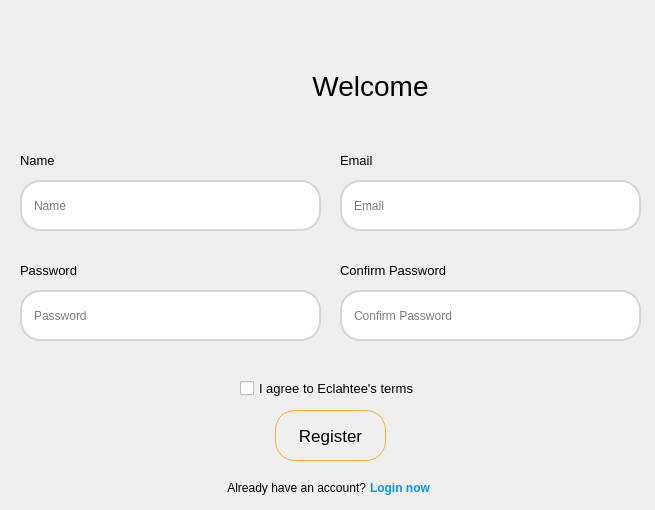
<?xml version="1.0" encoding="UTF-8"?>
<ui version="4.0">
 <class>MainWindow</class>
 <widget class="QMainWindow" name="MainWindow">
  <property name="geometry">
   <rect>
    <x>0</x>
    <y>0</y>
    <width>655</width>
    <height>510</height>
   </rect>
  </property>
  <property name="minimumSize">
   <size>
    <width>655</width>
    <height>510</height>
   </size>
  </property>
  <property name="maximumSize">
   <size>
    <width>655</width>
    <height>510</height>
   </size>
  </property>
  <property name="windowTitle">
   <string>MainWindow</string>
  </property>
  <property name="styleSheet">
   <string notr="true"/>
  </property>
  <widget class="QWidget" name="centralwidget">
   <widget class="QLineEdit" name="lineEdit">
    <property name="geometry">
     <rect>
      <x>20</x>
      <y>180</y>
      <width>301</width>
      <height>51</height>
     </rect>
    </property>
    <property name="styleSheet">
     <string notr="true">QLineEdit{
	padding: 10px;
	border: 2px solid rgb(214, 214, 214);
	border-radius: 20px;
}

QLineEdit:hover{
	padding: 10px;
	border: 2px solid gray;
	border-radius: 20px;
}

QLineEdit:focus{
	padding: 10px;
	border: 2px solid gray;
	border-radius: 20px;
}</string>
    </property>
    <property name="inputMask">
     <string/>
    </property>
    <property name="text">
     <string/>
    </property>
    <property name="placeholderText">
     <string>Name</string>
    </property>
   </widget>
   <widget class="QLineEdit" name="lineEdit_2">
    <property name="geometry">
     <rect>
      <x>20</x>
      <y>290</y>
      <width>301</width>
      <height>51</height>
     </rect>
    </property>
    <property name="styleSheet">
     <string notr="true">QLineEdit{
	padding: 10px;
	border: 2px solid rgb(214, 214, 214);
	border-radius: 20px;
}

QLineEdit:hover{
	padding: 10px;
	border: 2px solid gray;
	border-radius: 20px;
}

QLineEdit:focus{
	padding: 10px;
	border: 2px solid gray;
	border-radius: 20px;
}</string>
    </property>
    <property name="inputMask">
     <string/>
    </property>
    <property name="text">
     <string/>
    </property>
    <property name="echoMode">
     <enum>QLineEdit::Password</enum>
    </property>
    <property name="placeholderText">
     <string>Password</string>
    </property>
   </widget>
   <widget class="QLabel" name="label">
    <property name="geometry">
     <rect>
      <x>20</x>
      <y>150</y>
      <width>41</width>
      <height>21</height>
     </rect>
    </property>
    <property name="font">
     <font>
      <pointsize>10</pointsize>
      <bold>false</bold>
      <kerning>false</kerning>
     </font>
    </property>
    <property name="text">
     <string>Name</string>
    </property>
   </widget>
   <widget class="QLabel" name="label_2">
    <property name="geometry">
     <rect>
      <x>20</x>
      <y>260</y>
      <width>61</width>
      <height>21</height>
     </rect>
    </property>
    <property name="font">
     <font>
      <pointsize>10</pointsize>
      <bold>false</bold>
      <kerning>false</kerning>
     </font>
    </property>
    <property name="text">
     <string>Password</string>
    </property>
   </widget>
   <widget class="QLabel" name="label_5">
    <property name="geometry">
     <rect>
      <x>290</x>
      <y>60</y>
      <width>161</width>
      <height>51</height>
     </rect>
    </property>
    <property name="font">
     <font>
      <pointsize>21</pointsize>
     </font>
    </property>
    <property name="text">
     <string>Welcome</string>
    </property>
    <property name="alignment">
     <set>Qt::AlignCenter</set>
    </property>
   </widget>
   <widget class="QPushButton" name="pushButton">
    <property name="geometry">
     <rect>
      <x>275</x>
      <y>410</y>
      <width>111</width>
      <height>51</height>
     </rect>
    </property>
    <property name="font">
     <font>
      <pointsize>13</pointsize>
     </font>
    </property>
    <property name="styleSheet">
     <string notr="true">QPushButton{
	background-color: transparent;
	border: 1px solid #faae2b;
	border-radius: 20px;
}

QPushButton:hover{
	background-color: transparent;
	border: 2px solid #faae2b;
	border-radius: 20px;
}</string>
    </property>
    <property name="text">
     <string>Register</string>
    </property>
   </widget>
   <widget class="QLabel" name="label_6">
    <property name="geometry">
     <rect>
      <x>225</x>
      <y>480</y>
      <width>141</width>
      <height>16</height>
     </rect>
    </property>
    <property name="font">
     <font>
      <pointsize>9</pointsize>
     </font>
    </property>
    <property name="text">
     <string>Already have an account?</string>
    </property>
    <property name="alignment">
     <set>Qt::AlignRight|Qt::AlignTrailing|Qt::AlignVCenter</set>
    </property>
   </widget>
   <widget class="QLabel" name="label_7">
    <property name="geometry">
     <rect>
      <x>370</x>
      <y>480</y>
      <width>91</width>
      <height>16</height>
     </rect>
    </property>
    <property name="font">
     <font>
      <pointsize>9</pointsize>
      <bold>true</bold>
     </font>
    </property>
    <property name="styleSheet">
     <string notr="true">color: rgb(3, 148, 252);</string>
    </property>
    <property name="text">
     <string>Login now</string>
    </property>
   </widget>
   <widget class="QLabel" name="label_4">
    <property name="geometry">
     <rect>
      <x>180</x>
      <y>10</y>
      <width>151</width>
      <height>151</height>
     </rect>
    </property>
    <property name="styleSheet">
     <string notr="true"/>
    </property>
    <property name="text">
     <string/>
    </property>
    <property name="pixmap">
     <pixmap>../Image/OIG-removebg-preview.png</pixmap>
    </property>
    <property name="scaledContents">
     <bool>true</bool>
    </property>
   </widget>
   <widget class="QCheckBox" name="checkBox">
    <property name="geometry">
     <rect>
      <x>240</x>
      <y>380</y>
      <width>201</width>
      <height>17</height>
     </rect>
    </property>
    <property name="font">
     <font>
      <pointsize>10</pointsize>
     </font>
    </property>
    <property name="text">
     <string>I agree to Eclahtee's terms</string>
    </property>
   </widget>
   <widget class="QLineEdit" name="lineEdit_3">
    <property name="geometry">
     <rect>
      <x>340</x>
      <y>180</y>
      <width>301</width>
      <height>51</height>
     </rect>
    </property>
    <property name="styleSheet">
     <string notr="true">QLineEdit{
	padding: 10px;
	border: 2px solid rgb(214, 214, 214);
	border-radius: 20px;
}

QLineEdit:hover{
	padding: 10px;
	border: 2px solid gray;
	border-radius: 20px;
}

QLineEdit:focus{
	padding: 10px;
	border: 2px solid gray;
	border-radius: 20px;
}</string>
    </property>
    <property name="inputMask">
     <string/>
    </property>
    <property name="text">
     <string/>
    </property>
    <property name="placeholderText">
     <string>Email</string>
    </property>
   </widget>
   <widget class="QLabel" name="label_3">
    <property name="geometry">
     <rect>
      <x>340</x>
      <y>260</y>
      <width>111</width>
      <height>21</height>
     </rect>
    </property>
    <property name="font">
     <font>
      <pointsize>10</pointsize>
      <bold>false</bold>
      <kerning>false</kerning>
     </font>
    </property>
    <property name="text">
     <string>Confirm Password</string>
    </property>
   </widget>
   <widget class="QLineEdit" name="lineEdit_4">
    <property name="geometry">
     <rect>
      <x>340</x>
      <y>290</y>
      <width>301</width>
      <height>51</height>
     </rect>
    </property>
    <property name="styleSheet">
     <string notr="true">QLineEdit{
	padding: 10px;
	border: 2px solid rgb(214, 214, 214);
	border-radius: 20px;
}

QLineEdit:hover{
	padding: 10px;
	border: 2px solid gray;
	border-radius: 20px;
}

QLineEdit:focus{
	padding: 10px;
	border: 2px solid gray;
	border-radius: 20px;
}</string>
    </property>
    <property name="inputMask">
     <string/>
    </property>
    <property name="text">
     <string/>
    </property>
    <property name="echoMode">
     <enum>QLineEdit::Password</enum>
    </property>
    <property name="placeholderText">
     <string>Confirm Password</string>
    </property>
   </widget>
   <widget class="QLabel" name="label_8">
    <property name="geometry">
     <rect>
      <x>340</x>
      <y>150</y>
      <width>41</width>
      <height>21</height>
     </rect>
    </property>
    <property name="font">
     <font>
      <pointsize>10</pointsize>
      <bold>false</bold>
      <kerning>false</kerning>
     </font>
    </property>
    <property name="text">
     <string>Email</string>
    </property>
   </widget>
  </widget>
 </widget>
 <resources>
  <include location="../Buổi 6/resource2.qrc"/>
 </resources>
 <connections/>
</ui>
